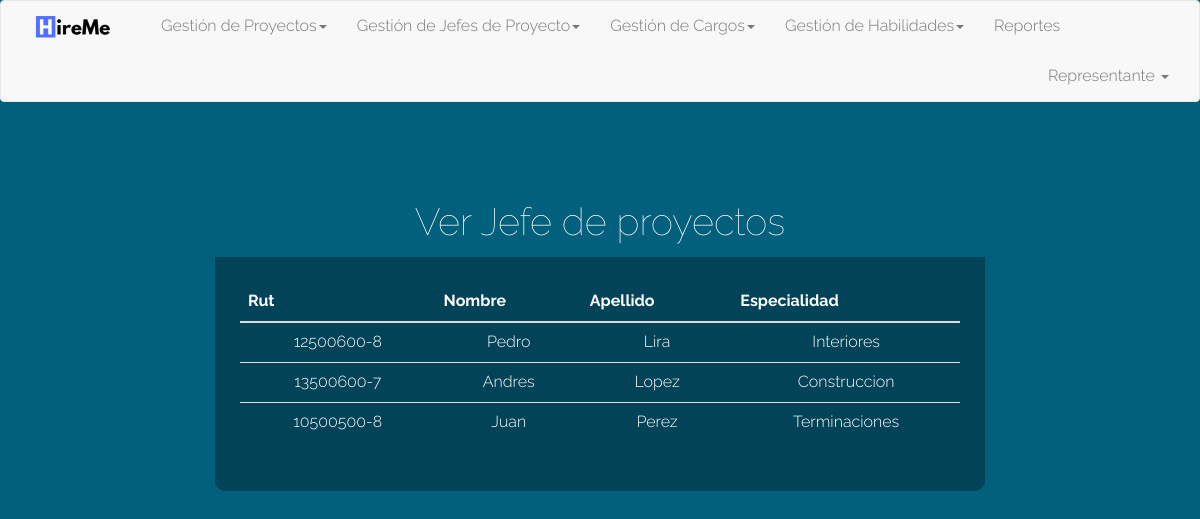
The app's page /pVerJefeProyecto.php with its own data.
### tables this page shows
CREATE TABLE `jefeproyecto` (
  `rutJefeP` varchar(10) NOT NULL,
  `nombreJefeP` varchar(25) NOT NULL,
  `apellidoJefeP` varchar(25) NOT NULL,
  `especialidadJefeP` varchar(25) NOT NULL,
  `passwordJefe` varchar(25) NOT NULL
);

### pVerJefeProyecto.php (the view, shortened to what this page needs)
<!DOCTYPE html>
<html lang="en">
<head>
	<link rel="stylesheet" href="css/bootstrap.min.css">
	<link rel="stylesheet" href="font-awesome/css/font-awesome.min.css">
	<link rel="stylesheet" href="css/custom.css">
	<link rel="stylesheet" href="css/estilos.css">
</head>
<body>
	<nav class="navbar navbar-default">
  <div class="container-fluid">
    <div class="navbar-header">
      <a class="navbar-brand" href="pRepresentante.php"><img alt="" src="imagenes/Imagen1.png"></a>
    </div>
    <div class="collapse navbar-collapse" id="bs-example-navbar-collapse-1">
      <ul class="nav navbar-nav">
        <li class="dropdown">
          <a href="#" class="dropdown-toggle" data-toggle="dropdown" role="button" aria-haspopup="true" aria-expanded="false">Gestión de Proyectos<span class="caret"></span></a>
        </li>
        <li class="dropdown">
          <a href="#" class="dropdown-toggle" data-toggle="dropdown" role="button" aria-haspopup="true" aria-expanded="false">Gestión de Jefes de Proyecto<span class="caret"></span></a>
        </li>
        <li class="dropdown">
          <a href="#" class="dropdown-toggle" data-toggle="dropdown" role="button" aria-haspopup="true" aria-expanded="false">Gestión de Cargos<span class="caret"></span></a>
        </li>
        <li class="dropdown">
          <a href="#" class="dropdown-toggle" data-toggle="dropdown" role="button" aria-haspopup="true" aria-expanded="false">Gestión de Habilidades<span class="caret"></span></a>
        </li>
        <li><a href="#">Reportes</a></li>
      </ul>
      <ul class="nav navbar-nav navbar-right">
        <li class="dropdown">
          <a href="#" class="dropdown-toggle" data-toggle="dropdown" role="button" aria-haspopup="true" aria-expanded="false">Representante <span class="caret"></span></a>
        </li>
      </ul>
    </div>
  </div>
</nav>
	<div class="col-sm-8 col-sm-offset-2 myform-cont">
	<br>
	<?php
		include("conexionbd.php");
		$sql_consultar= "SELECT * FROM jefeproyecto ORDER BY apellidoJefeP ASC";
		$resultados=$conex->query($sql_consultar);
	?>
		<h1>Ver Jefe de proyectos</h1>
			<div class="myform-bottom">
			<table class="table">
			<thead>
				<tr>
						<th>Rut</th>
						<th>Nombre</th>
						<th>Apellido</th>
						<th>Especialidad</th>
					</tr>
			</thead>
			<tbody>
				<?php
					foreach ($resultados as $fila){
				?>
					<tr>
						<td><?php echo $fila['rutJefeP'];?></td>
						<td><?php echo $fila['nombreJefeP'];?></td>
						<td><?php echo $fila['apellidoJefeP'];?></td>
						<td><?php echo $fila['especialidadJefeP'];?></td>
					</tr>
				<?php
					}
				?>
				</tbody>
			</table>
			</div>
	</div>
</body>
</html>

### css/custom.css (style rules this page uses)
body { font-family : 'Raleway'; font-size : 16px; font-weight : 300; color : #fff; line-height : 30px; text-align : center; background-color : #03607c; }
a, a :hover, a:focus { text-decoration : none; }
h1, h2 { margin-top : 10px; font-size : 38px; font-weight : 100; line-height : 50px; }
.myform-cont { margin-top : 35px; }
.myform-bottom { padding : 25px 25px 30px 25px; background : rgba(0,0,0,0.3); -moz-border-radius : 0 0 10px 10px; -webkit-border-radius: 0 0 10px 10px; border-radius : 0 0 10px 10px; text-align: center; }

### records on screen
jefeproyecto: rutJefeP "12500600-8", nombreJefeP "Pedro", apellidoJefeP "Lira", especialidadJefeP "Interiores"
jefeproyecto: rutJefeP "13500600-7", nombreJefeP "Andres", apellidoJefeP "Lopez", especialidadJefeP "Construccion"
jefeproyecto: rutJefeP "10500500-8", nombreJefeP "Juan", apellidoJefeP "Perez", especialidadJefeP "Terminaciones"
